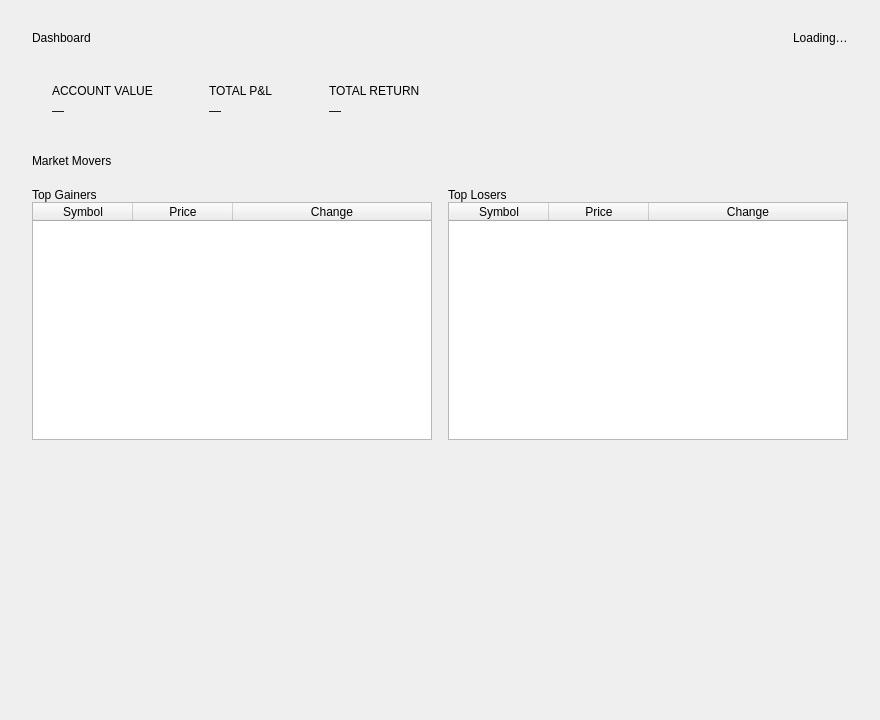
<?xml version="1.0" encoding="UTF-8"?>
<ui version="4.0">
 <class>DashboardPage</class>
 <widget class="QWidget" name="DashboardPage">
  <property name="geometry">
   <rect><x>0</x><y>0</y><width>880</width><height>720</height></rect>
  </property>
  <layout class="QVBoxLayout" name="contentLayout">
   <property name="spacing"><number>20</number></property>
   <property name="leftMargin"><number>32</number></property>
   <property name="topMargin"><number>28</number></property>
   <property name="rightMargin"><number>32</number></property>
   <property name="bottomMargin"><number>28</number></property>

   <!-- Header: title + market status badge -->
   <item>
    <layout class="QHBoxLayout" name="headerLayout">
     <item>
      <widget class="QLabel" name="pageTitleLabel">
       <property name="objectName"><string>heading2</string></property>
       <property name="text"><string>Dashboard</string></property>
      </widget>
     </item>
     <item>
      <spacer name="spacerHeader">
       <property name="orientation"><enum>Qt::Horizontal</enum></property>
       <property name="sizeHint" stdset="0"><size><width>40</width><height>20</height></size></property>
      </spacer>
     </item>
     <item>
      <widget class="QLabel" name="marketStatusLabel">
       <property name="objectName"><string>badgeNeutral</string></property>
       <property name="text"><string>Loading…</string></property>
      </widget>
     </item>
    </layout>
   </item>

   <!-- Stat cards -->
   <item>
    <layout class="QHBoxLayout" name="statsLayout">
     <property name="spacing"><number>16</number></property>

     <item>
      <widget class="QFrame" name="accountValueCard">
       <property name="objectName"><string>statCard</string></property>
       <layout class="QVBoxLayout" name="avLayout">
        <property name="leftMargin"><number>20</number></property>
        <property name="topMargin"><number>16</number></property>
        <property name="rightMargin"><number>20</number></property>
        <property name="bottomMargin"><number>16</number></property>
        <property name="spacing"><number>6</number></property>
        <item>
         <widget class="QLabel" name="accountValueTitle">
          <property name="objectName"><string>statLabel</string></property>
          <property name="text"><string>ACCOUNT VALUE</string></property>
         </widget>
        </item>
        <item>
         <widget class="QLabel" name="accountValueAmount">
          <property name="objectName"><string>statValue</string></property>
          <property name="text"><string>—</string></property>
         </widget>
        </item>
       </layout>
      </widget>
     </item>

     <item>
      <widget class="QFrame" name="pnlCard">
       <property name="objectName"><string>statCard</string></property>
       <layout class="QVBoxLayout" name="pnlLayout">
        <property name="leftMargin"><number>20</number></property>
        <property name="topMargin"><number>16</number></property>
        <property name="rightMargin"><number>20</number></property>
        <property name="bottomMargin"><number>16</number></property>
        <property name="spacing"><number>6</number></property>
        <item>
         <widget class="QLabel" name="pnlTitle">
          <property name="objectName"><string>statLabel</string></property>
          <property name="text"><string>TOTAL P&amp;L</string></property>
         </widget>
        </item>
        <item>
         <widget class="QLabel" name="pnlAmount">
          <property name="objectName"><string>priceNeutral</string></property>
          <property name="text"><string>—</string></property>
         </widget>
        </item>
       </layout>
      </widget>
     </item>

     <item>
      <widget class="QFrame" name="pnlPctCard">
       <property name="objectName"><string>statCard</string></property>
       <layout class="QVBoxLayout" name="pnlPctLayout">
        <property name="leftMargin"><number>20</number></property>
        <property name="topMargin"><number>16</number></property>
        <property name="rightMargin"><number>20</number></property>
        <property name="bottomMargin"><number>16</number></property>
        <property name="spacing"><number>6</number></property>
        <item>
         <widget class="QLabel" name="pnlPctTitle">
          <property name="objectName"><string>statLabel</string></property>
          <property name="text"><string>TOTAL RETURN</string></property>
         </widget>
        </item>
        <item>
         <widget class="QLabel" name="pnlPctAmount">
          <property name="objectName"><string>priceNeutral</string></property>
          <property name="text"><string>—</string></property>
         </widget>
        </item>
       </layout>
      </widget>
     </item>

     <item>
      <spacer name="spacerStats">
       <property name="orientation"><enum>Qt::Horizontal</enum></property>
       <property name="sizeHint" stdset="0"><size><width>40</width><height>20</height></size></property>
      </spacer>
     </item>
    </layout>
   </item>

   <!-- Movers heading -->
   <item>
    <widget class="QLabel" name="moversTitle">
     <property name="objectName"><string>heading3</string></property>
     <property name="text"><string>Market Movers</string></property>
    </widget>
   </item>

   <!-- Gainers + Losers tables -->
   <item>
    <layout class="QHBoxLayout" name="moversLayout">
     <property name="spacing"><number>16</number></property>

     <item>
      <widget class="QFrame" name="gainersCard">
       <property name="objectName"><string>card</string></property>
       <layout class="QVBoxLayout" name="gainersLayout">
        <property name="leftMargin"><number>0</number></property>
        <property name="topMargin"><number>0</number></property>
        <property name="rightMargin"><number>0</number></property>
        <property name="bottomMargin"><number>0</number></property>
        <property name="spacing"><number>0</number></property>
        <item>
         <widget class="QLabel" name="gainersLabel">
          <property name="objectName"><string>heading3</string></property>
          <property name="text"><string>Top Gainers</string></property>
         </widget>
        </item>
        <item>
         <widget class="QTableWidget" name="gainersTable">
          <property name="columnCount"><number>3</number></property>
          <property name="rowCount"><number>0</number></property>
          <property name="editTriggers"><set>QAbstractItemView::NoEditTriggers</set></property>
          <property name="selectionBehavior"><enum>QAbstractItemView::SelectRows</enum></property>
          <property name="showGrid"><bool>false</bool></property>
          <property name="sortingEnabled"><bool>true</bool></property>
          <attribute name="horizontalHeaderStretchLastSection"><bool>true</bool></attribute>
          <column><property name="text"><string>Symbol</string></property></column>
          <column><property name="text"><string>Price</string></property></column>
          <column><property name="text"><string>Change</string></property></column>
         </widget>
        </item>
       </layout>
      </widget>
     </item>

     <item>
      <widget class="QFrame" name="losersCard">
       <property name="objectName"><string>card</string></property>
       <layout class="QVBoxLayout" name="losersLayout">
        <property name="leftMargin"><number>0</number></property>
        <property name="topMargin"><number>0</number></property>
        <property name="rightMargin"><number>0</number></property>
        <property name="bottomMargin"><number>0</number></property>
        <property name="spacing"><number>0</number></property>
        <item>
         <widget class="QLabel" name="losersLabel">
          <property name="objectName"><string>heading3</string></property>
          <property name="text"><string>Top Losers</string></property>
         </widget>
        </item>
        <item>
         <widget class="QTableWidget" name="losersTable">
          <property name="columnCount"><number>3</number></property>
          <property name="rowCount"><number>0</number></property>
          <property name="editTriggers"><set>QAbstractItemView::NoEditTriggers</set></property>
          <property name="selectionBehavior"><enum>QAbstractItemView::SelectRows</enum></property>
          <property name="showGrid"><bool>false</bool></property>
          <property name="sortingEnabled"><bool>true</bool></property>
          <attribute name="horizontalHeaderStretchLastSection"><bool>true</bool></attribute>
          <column><property name="text"><string>Symbol</string></property></column>
          <column><property name="text"><string>Price</string></property></column>
          <column><property name="text"><string>Change</string></property></column>
         </widget>
        </item>
       </layout>
      </widget>
     </item>

    </layout>
   </item>

   <item>
    <spacer name="spacerBottom">
     <property name="orientation"><enum>Qt::Vertical</enum></property>
     <property name="sizeHint" stdset="0"><size><width>20</width><height>20</height></size></property>
    </spacer>
   </item>

  </layout>
 </widget>
 <resources/>
 <connections/>
</ui>
